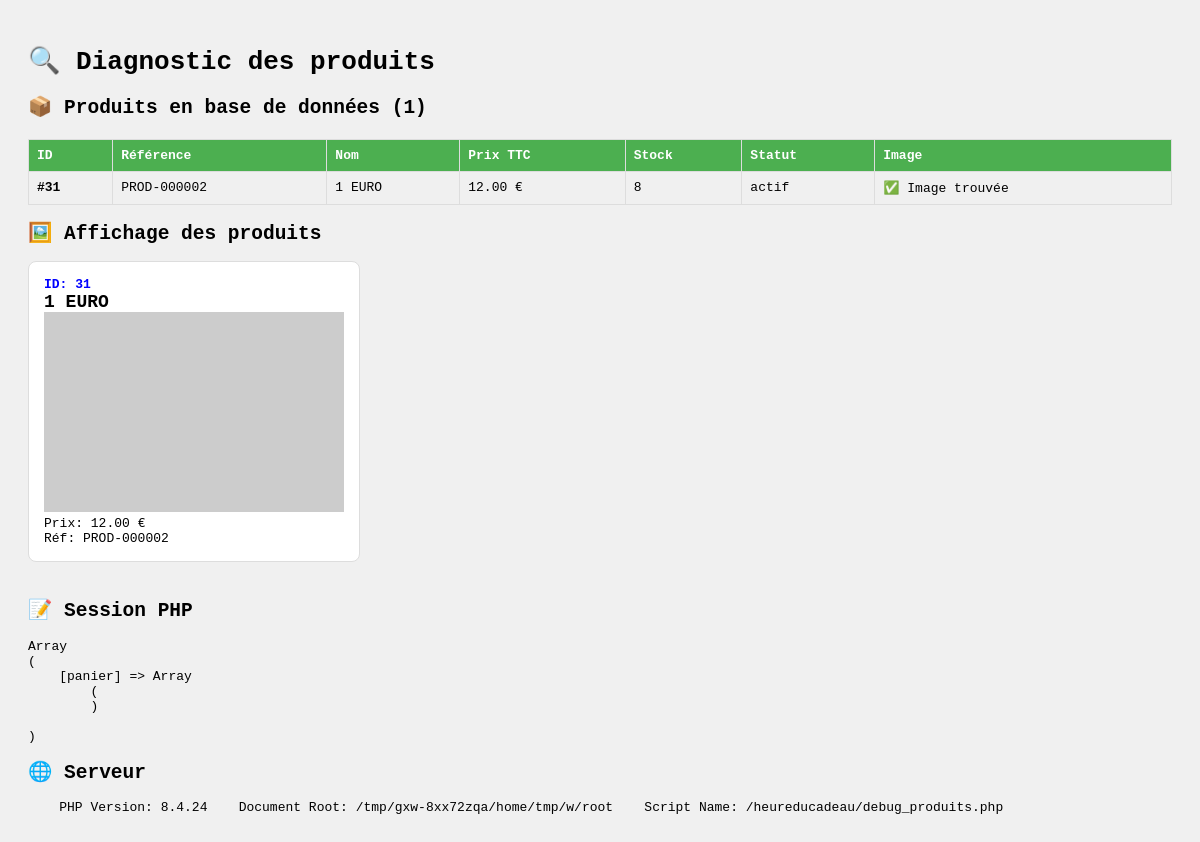
Page /debug_produits.php on the earlier database version.
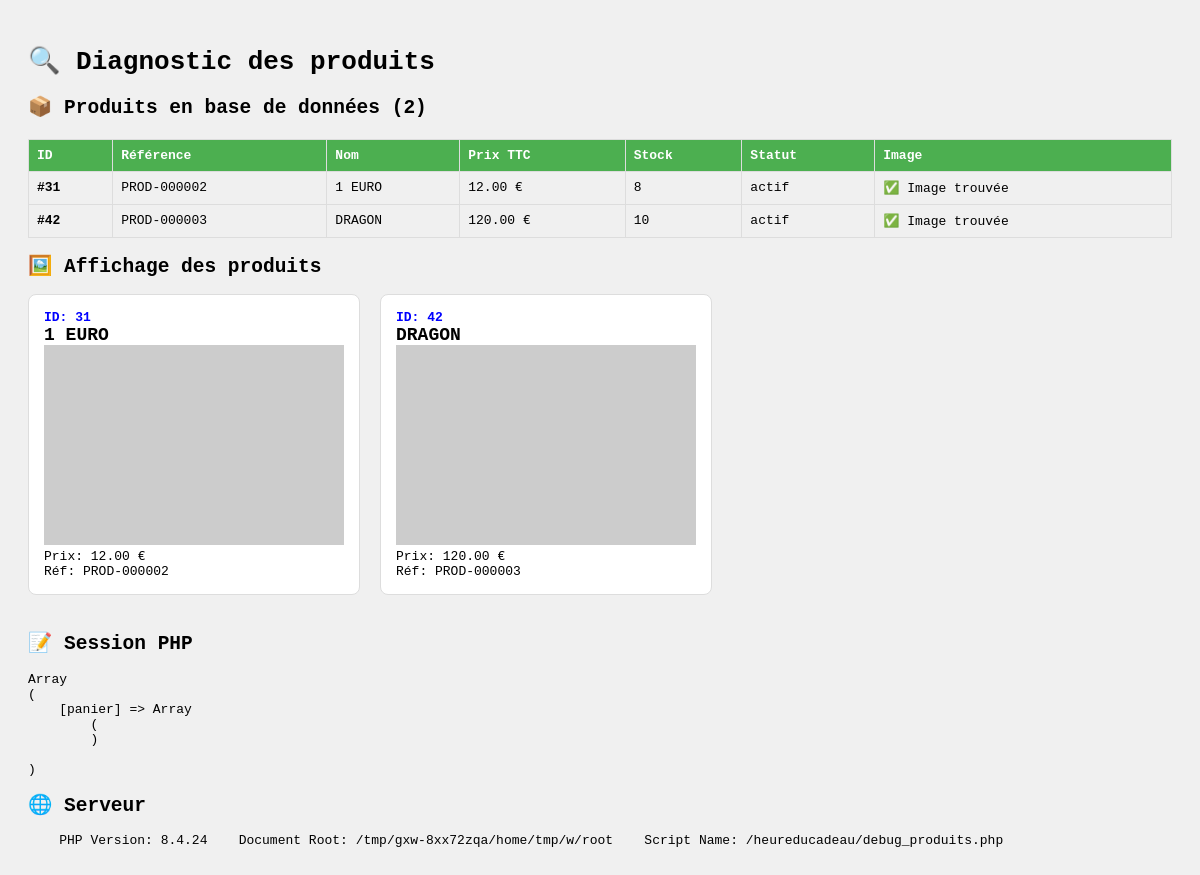
Same page on the later database version.
### tables this page shows
CREATE TABLE `produits` (
  `id_produit` int NOT NULL,
  `reference` varchar(50) NOT NULL,
  `nom` varchar(255) NOT NULL,
  `slug` varchar(255) NOT NULL,
  `description` text,
  `description_courte` text,
  `prix_ht` decimal(10,2) NOT NULL,
  `tva` decimal(4,2) DEFAULT '20.00',
  `prix_ttc` decimal(10,2) GENERATED ALWAYS AS ((`prix_ht` * (1 + (`tva` / 100)))) STORED,
  `quantite_stock` int DEFAULT '0',
  `seuil_alerte` int DEFAULT '10',
  `id_categorie` int NOT NULL,
  `marque` varchar(100) DEFAULT NULL,
  `poids` decimal(6,2) DEFAULT NULL COMMENT 'en grammes',
  `dimensions` varchar(50) DEFAULT NULL COMMENT 'LxHxP en cm',
  `materiau` varchar(100) DEFAULT NULL,
  `couleur` varchar(50) DEFAULT NULL,
  `made_in` varchar(50) DEFAULT NULL,
  `personnalisable` tinyint(1) DEFAULT '0',
  `ecologique` tinyint(1) DEFAULT '0',
  `made_in_france` tinyint(1) DEFAULT '0',
  `artisanal` tinyint(1) DEFAULT '0',
  `exclusif` tinyint(1) DEFAULT '0',
  `note_moyenne` decimal(3,2) DEFAULT '0.00',
  `nombre_avis` int DEFAULT '0',
  `vues` int DEFAULT '0',
  `ventes` int DEFAULT '0',
  `statut` enum('actif','inactif','rupture','bientot') DEFAULT 'actif',
  `date_creation` datetime DEFAULT CURRENT_TIMESTAMP,
  `date_modification` datetime DEFAULT NULL ON UPDATE CURRENT_TIMESTAMP
);

### debug_produits.php (the view, shortened to what this page needs)
<?php
$pdo = getPDOConnection();
$sql = "SELECT id_produit, reference, nom, prix_ttc, quantite_stock, statut
        FROM produits
        WHERE statut = 'actif'
        ORDER BY id_produit";
$stmt = $pdo->prepare($sql);
$stmt->execute();
$produits = $stmt->fetchAll();
$images = [];
if (!empty($produits)) {
    $ids = array_column($produits, 'id_produit');
    $placeholders = implode(',', array_fill(0, count($ids), '?'));
    $stmt_img = $pdo->prepare("SELECT id_produit, url_image FROM images_produits WHERE id_produit IN ($placeholders) AND principale = 1");
    $stmt_img->execute($ids);
    while ($img = $stmt_img->fetch()) {
        $images[$img['id_produit']] = $img['url_image'];
    }
}
?>
<!DOCTYPE html>
<html>
<head>
</head>
<body>
    <h1>🔍 Diagnostic des produits</h1>
    <h2>📦 Produits en base de données (<?= count($produits) ?>)</h2>
    <table>
        <tr>
            <th>ID</th>
            <th>Référence</th>
            <th>Nom</th>
            <th>Prix TTC</th>
            <th>Stock</th>
            <th>Statut</th>
            <th>Image</th>
        </tr>
        <?php foreach ($produits as $p): ?>
        <tr>
            <td><strong>#<?= $p['id_produit'] ?></strong></td>
            <td><?= htmlspecialchars($p['reference']) ?></td>
            <td><?= htmlspecialchars($p['nom']) ?></td>
            <td><?= number_format($p['prix_ttc'], 2) ?> €</td>
            <td><?= $p['quantite_stock'] ?></td>
            <td><?= $p['statut'] ?></td>
            <td>
                <?php if (isset($images[$p['id_produit']])): ?>
                    ✅ Image trouvée
                <?php else: ?>
                    ❌ Aucune image
                <?php endif; ?>
            </td>
        </tr>
        <?php endforeach; ?>
    </table>
    <h2>🖼️ Affichage des produits</h2>
    <div style="display: flex; gap: 20px; flex-wrap: wrap;">
        <?php foreach ($produits as $p):
            $image = isset($images[$p['id_produit']]) ? $images[$p['id_produit']] : 'https://via.placeholder.com/300x200?text=Produit+' . $p['id_produit'];
        ?>
        <div class="product">
            <div class="id">ID: <?= $p['id_produit'] ?></div>
            <div class="name"><?= htmlspecialchars($p['nom']) ?></div>
            <img src="<?= htmlspecialchars($image) ?>" alt="<?= htmlspecialchars($p['nom']) ?>"
                 onerror="this.src='https://via.placeholder.com/300x200?text=Erreur+Image'">
            <div>Prix: <?= number_format($p['prix_ttc'], 2) ?> €</div>
            <div>Réf: <?= htmlspecialchars($p['reference']) ?></div>
        </div>
        <?php endforeach; ?>
    </div>
    <h2>📝 Session PHP</h2>
    <pre><?php print_r($_SESSION); ?></pre>
    <h2>🌐 Serveur</h2>
    <pre>
    PHP Version: <?= phpversion() ?>
    Document Root: <?= $_SERVER['DOCUMENT_ROOT'] ?>
    Script Name: <?= $_SERVER['SCRIPT_NAME'] ?>
    </pre>
</body>
</html>

### debug_produits.php (style rules this page uses)
body { font-family: monospace; padding: 20px; background: #f0f0f0; }
.product { background: white; border: 1px solid #ddd; border-radius: 8px; padding: 15px; margin-bottom: 20px; max-width: 400px; }
.product img { max-width: 100%; height: auto; }
.id { color: blue; font-weight: bold; }
.name { font-size: 18px; font-weight: bold; }
table { border-collapse: collapse; width: 100%; margin-top: 20px; }
th, td { border: 1px solid #ddd; padding: 8px; text-align: left; }
th { background: #4CAF50; color: white; }

Differences in the rows shown:
added produits: id_produit "42", reference "PROD-000003", nom "DRAGON", prix_ttc "120.00", quantite_stock "10", statut "actif", shows "✅ Image trouvée"
Other differences:
count($produits): "1" → "2"
